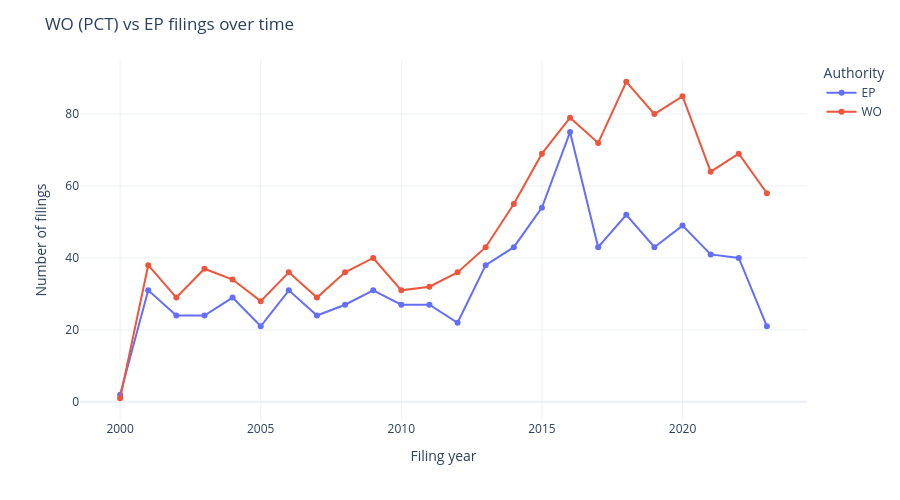

Source (notebook cell):
### Markdown cell above
## Step 4 — WO (PCT) vs EP over time

The two dominant routes — the global PCT filing (WO) and the European route (EP) — plotted per filing year from 2000 to 2023. It shows how the field's international vs European footprint evolved.

### Code cell
yearly = (intl_df[intl_df['publn_auth'].isin(['WO', 'EP'])]
          .groupby(['filing_year', 'publn_auth']).size().reset_index(name='filings'))
yearly = yearly[(yearly['filing_year'] >= 2000) & (yearly['filing_year'] <= 2023)]

fig = px.line(yearly, x='filing_year', y='filings', color='publn_auth', markers=True,
              labels={'filing_year': 'Filing year', 'filings': 'Number of filings',
                      'publn_auth': 'Authority'})
fig.update_layout(title='WO (PCT) vs EP filings over time',
                  template='plotly_white', height=500)

report_kit.record(220, "intl_authority_trend",
                  "WO (PCT) vs EP over time", fig, yearly, output_dir=OUT,
                  note="Filings per year for WO and EP, 2000–2023.")

### Figure 1 — Plotly figure (JSON) as saved in the notebook; plotly's stock layout.template omitted (floating-point values rounded to 4 significant figures)
{"data": [{"hovertemplate": "Authority=EP<br>Filing year=%{x}<br>Number of filings=%{y}<extra></extra>", "legendgroup": "EP", "line": {"color": "#636efa", "dash": "solid"}, "marker": {"symbol": "circle"}, "mode": "lines+markers", "name": "EP", "orientation": "v", "showlegend": true, "type": "scatter", "x": [2000, 2001, 2002, 2003, 2004, 2005, 2006, 2007, 2008, 2009, 2010, 2011, 2012, 2013, 2014, 2015, 2016, 2017, 2018, 2019, 2020, 2021, 2022, 2023], "xaxis": "x", "y": [2, 31, 24, 24, 29, 21, 31, 24, 27, 31, 27, 27, 22, 38, 43, 54, 75, 43, 52, 43, 49, 41, 40, 21], "yaxis": "y"}, {"hovertemplate": "Authority=WO<br>Filing year=%{x}<br>Number of filings=%{y}<extra></extra>", "legendgroup": "WO", "line": {"color": "#EF553B", "dash": "solid"}, "marker": {"symbol": "circle"}, "mode": "lines+markers", "name": "WO", "orientation": "v", "showlegend": true, "type": "scatter", "x": [2000, 2001, 2002, 2003, 2004, 2005, 2006, 2007, 2008, 2009, 2010, 2011, 2012, 2013, 2014, 2015, 2016, 2017, 2018, 2019, 2020, 2021, 2022, 2023], "xaxis": "x", "y": [1, 38, 29, 37, 34, 28, 36, 29, 36, 40, 31, 32, 36, 43, 55, 69, 79, 72, 89, 80, 85, 64, 69, 58], "yaxis": "y"}], "layout": {"height": 500, "legend": {"title": {"text": "Authority"}, "tracegroupgap": 0}, "margin": {"t": 60}, "title": {"text": "WO (PCT) vs EP filings over time"}, "xaxis": {"anchor": "y", "domain": [0, 1], "title": {"text": "Filing year"}}, "yaxis": {"anchor": "x", "domain": [0, 1], "title": {"text": "Number of filings"}}}}
